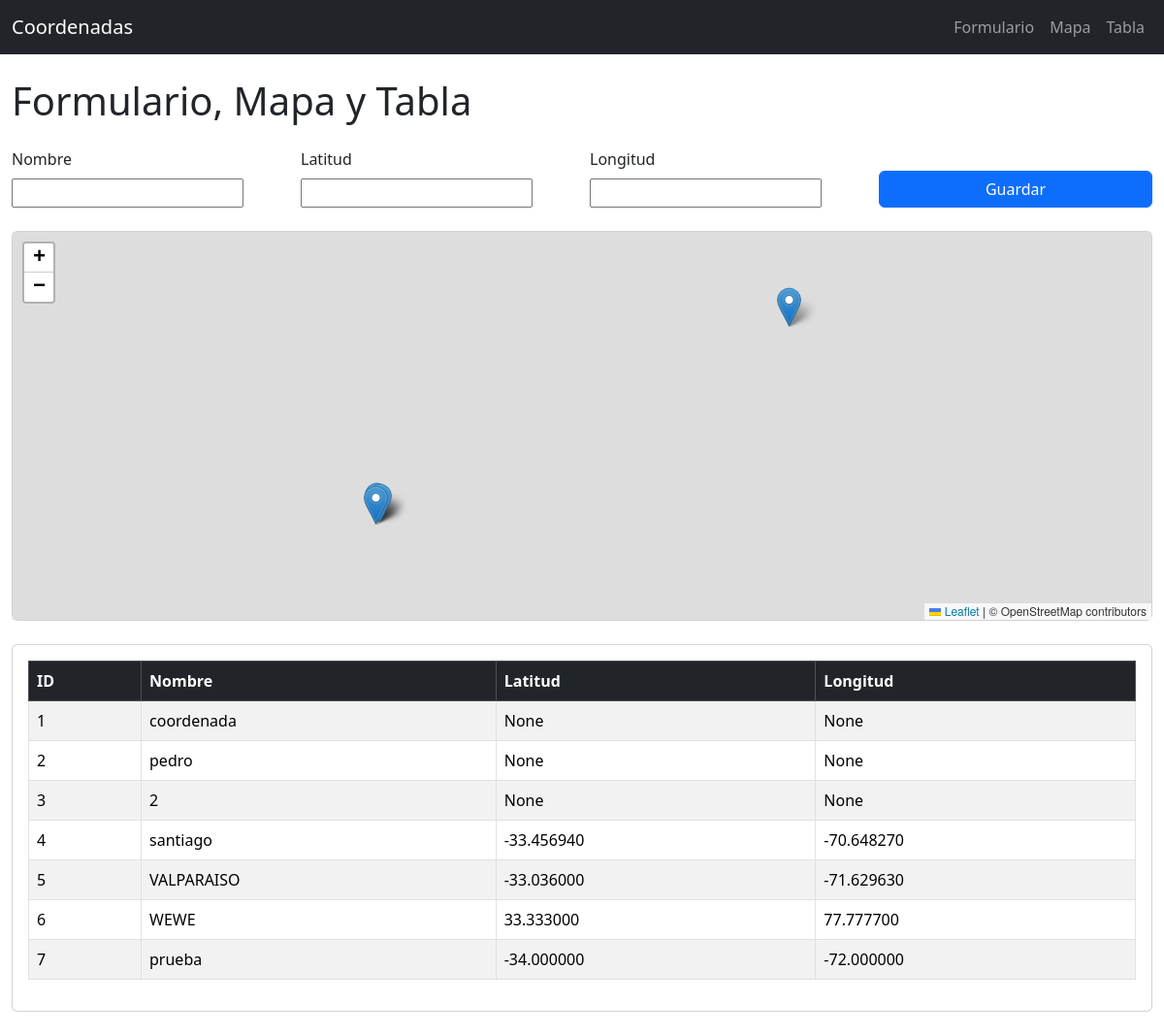
The app's page /, older data.
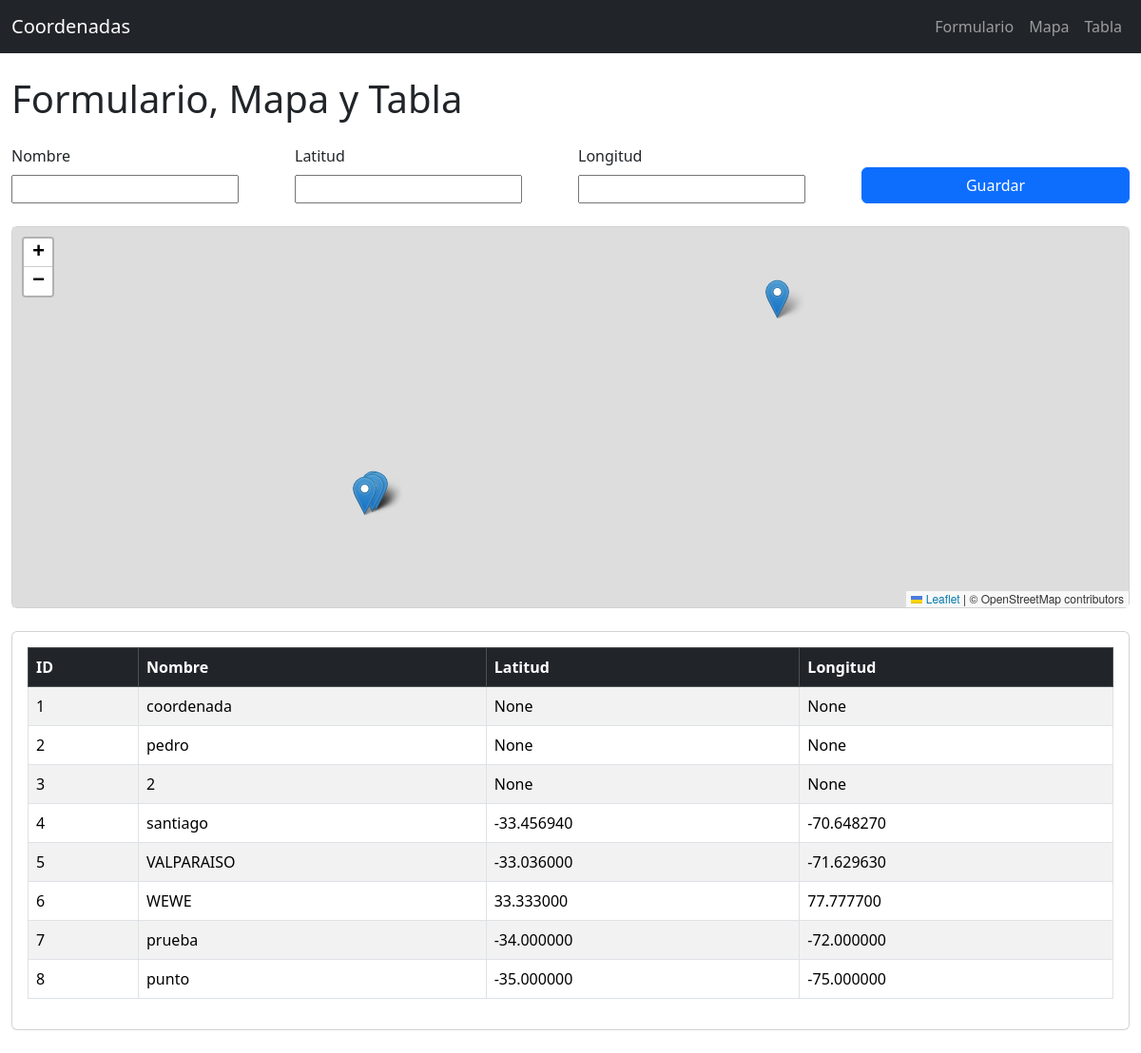
The same page, newer data.
### datos/models.py (models this page shows, shortened)
class Registro(models.Model):
    nombre = models.CharField(max_length=100)
    latitud = models.DecimalField(max_digits=9, decimal_places=6, null=True, blank=True)
    longitud = models.DecimalField(max_digits=9, decimal_places=6, null=True, blank=True)

### datos/views.py (the view)
# urls.py: path('', home, name='home'),
def home(request):
    if request.method == "POST":
        form = RegistroForm(request.POST)
        if form.is_valid():
            form.save()
            return redirect('home')
    else:
        form = RegistroForm()
    registros = Registro.objects.all()
    return render(request, 'home.html', {'form': form, 'registros': registros})

### datos/forms.py
class RegistroForm(forms.ModelForm):
    class Meta:
        model = Registro
        fields = ['nombre', 'latitud', 'longitud']
        widgets = {
            'latitud': forms.NumberInput(attrs={'step': 'any'}),
            'longitud': forms.NumberInput(attrs={'step': 'any'}),
        }

### datos/templates/home.html (shortened to what this page needs)
<!DOCTYPE html>
<html>
<head>
    <link href="https://cdn.jsdelivr.net/npm/bootstrap@5.3.2/dist/css/bootstrap.min.css" rel="stylesheet">
    <link rel="stylesheet" href="https://unpkg.com/leaflet/dist/leaflet.css" />
</head>
<body class="container-fluid p-0">
    <nav class="navbar navbar-expand-lg navbar-dark bg-dark sticky-top">
        <div class="container-fluid">
            <a class="navbar-brand" href="#">Coordenadas</a>
            <div class="collapse navbar-collapse" id="navbarNav">
                <ul class="navbar-nav ms-auto">
                    <li class="nav-item"><a class="nav-link" href="#formulario">Formulario</a></li>
                    <li class="nav-item"><a class="nav-link" href="#mapa">Mapa</a></li>
                    <li class="nav-item"><a class="nav-link" href="#tabla">Tabla</a></li>
                </ul>
            </div>
        </div>
    </nav>
    <div class="container-fluid py-4">
        <h1 class="mb-4">Formulario, Mapa y Tabla</h1>
        <form id="formulario" method="post" class="row g-3 align-items-end mb-4">
            <div class="col-md-3">
                <label for="id_nombre" class="form-label">Nombre</label>
                {{ form.nombre }}
            </div>
            <div class="col-md-3">
                <label for="id_latitud" class="form-label">Latitud</label>
                {{ form.latitud }}
            </div>
            <div class="col-md-3">
                <label for="id_longitud" class="form-label">Longitud</label>
                {{ form.longitud }}
            </div>
            <div class="col-md-3">
                <button type="submit" class="btn btn-primary w-100">Guardar</button>
            </div>
        </form>
        <div id="mapa" class="card mb-4">
            <div class="card-body p-0">
                <div id="map"></div>
            </div>
        </div>
        <div id="tabla" class="card">
            <div class="card-body">
                <table class="table table-bordered table-striped">
                    <thead class="table-dark">
                        <tr>
                            <th>ID</th>
                            <th>Nombre</th>
                            <th>Latitud</th>
                            <th>Longitud</th>
                        </tr>
                    </thead>
                    <tbody>
                        {% for r in registros %}
                        <tr>
                            <td>{{ r.id }}</td>
                            <td>{{ r.nombre }}</td>
                            <td>{{ r.latitud }}</td>
                            <td>{{ r.longitud }}</td>
                        </tr>
                        {% endfor %}
                    </tbody>
                </table>
            </div>
        </div>
    </div>
</body>
</html>

### datos/templates/home.html (style rules this page uses)
html { scroll-behavior: smooth; scroll-padding-top: 100px; }
#map { height: 400px; width: 100%; }
.navbar { transition: background-color 0.3s ease; }

Row changes from the older to the newer data that the page shows:
added Registro: id "8", nombre "punto", latitud "-35.000000", longitud "-75.000000"
